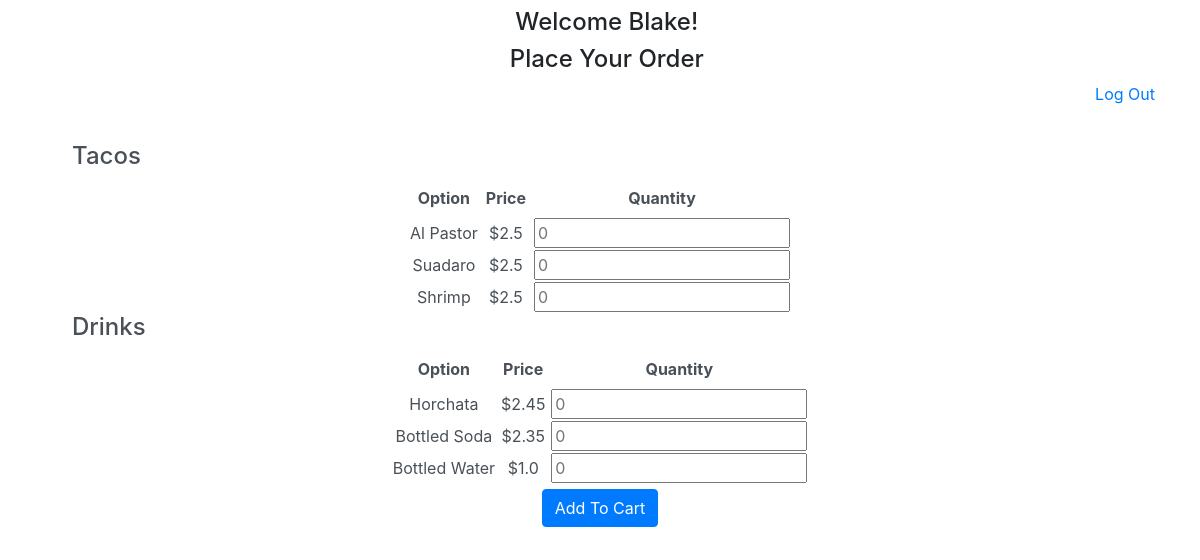
Page /orders (signed in) on the committed database.
### models.py (models this page shows)
class Product(db.Model):
    id = db.Column(db.Integer, primary_key=True)
    name = db.Column(db.String(145))
    price = db.Column(db.Float)
    cat_id = db.Column(db.Integer, db.ForeignKey('category.id'))
    created_at = db.Column(db.DateTime, server_default=func.now())
    updated_at = db.Column(db.DateTime, server_default=func.now(), onupdate=func.now())

### controller_functions.py (the view)
def dashboard():
    items = Product.query.all()
    print("*****************()()()()******************")
    return render_template("orders.html", name = session["name"], user_id = session["user_id"], items=items)

### templates/orders.html (shortened to what this page needs)
<!DOCTYPE html>
<html lang="en">
<head>
    <link rel="stylesheet" type="text/css" href="{{ url_for('static', filename='css/bootstrap.css') }}">
</head>
<body>
    <div class="header">
        <h4>Welcome {{name}}!</h4>
        <h4>Place Your Order</h4>
        <a href="/" class="header_text"> Log Out</a>
    </div>
    <form action="/add_to_cart" method="POST" class="form-control" id="add_to_cart">
        <h4>Tacos</h4>
        <table>
            <tr>
                <th>Option</th>
                <th>Price</th>
                <th>Quantity</th>
            </tr>
            {% for item in items%}
            {%if item.cat_id ==1 %}
            <tr>
                <td><input type="hidden" name="{{item.name}}" value="{{item.name}}"> {{item.name}} </td>
                <td><input type="hidden" name="{{item.price}}" value="{{item.price}}"> ${{item.price}} </td>
                <td><input type="text" name = "{{item.id}}" id="qty" placeholder="0"></td>
            </tr>
            {%endif%}
            {%endfor%}
        </table>
        <h4>Drinks</h4>
        <table>
            <tr>
                <th>Option</th>
                <th>Price</th>
                <th>Quantity</th>
            </tr>
            {% for item in items%}
            {%if item.cat_id ==2 %}
            <tr>
                <td><input type="hidden" name="{{item.name}}" value="{{item.name}}"> {{item.name}} </td>
                <td><input type="hidden" name="{{item.price}}" value="{{item.price}}"> ${{item.price}} </td>
                <td><input type="text" name = "{{item.id}}" id="qty" placeholder="0"></td>
            </tr>
            {%endif%}
            {%endfor%}
        </table>
        <input type="submit" value="Add To Cart" class="btn btn-primary">
    </form>
</body>
</html>

### templates/orders.html (style rules this page uses)
form h4 { text-align: left; margin-left: 60px; }
form table { margin: 0px auto; }
form table th { padding: 7px; }

### rows in the picture
Product: name "Al Pastor", price "2.5"
Product: name "Suadaro", price "2.5"
Product: name "Shrimp", price "2.5"
Product: name "Horchata", price "2.45"
Product: name "Bottled Soda", price "2.35"
Product: name "Bottled Water", price "1.0"

### other values in the picture
{{ name }} "Blake"
